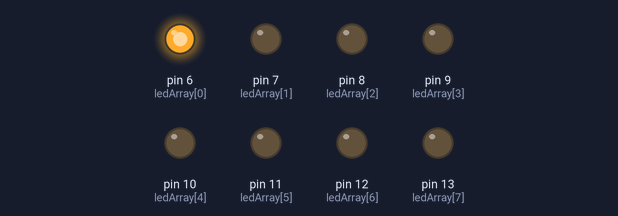
Simulated run of this sketch. Board: Arduino Uno, built with avr-gcc and run on an emulated ATmega328P. Parts: output pins drawn as LEDs (lit = HIGH).

Above: at 0.1 s.
At 0.9 s:
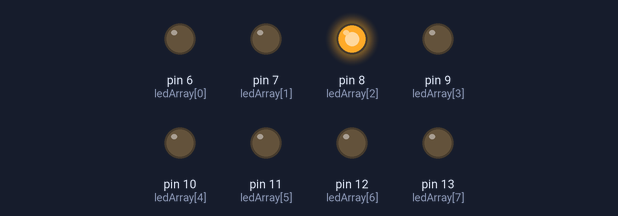
At 1.9 s:
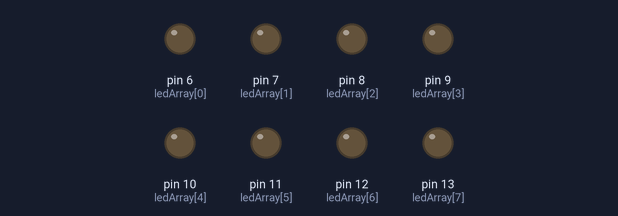
At 4.1 s:
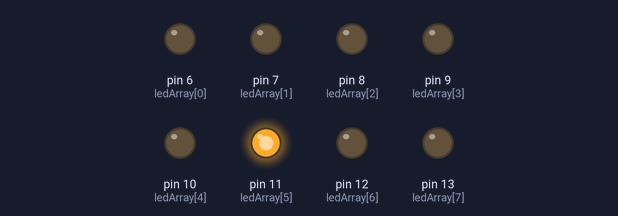
At 5.7 s:
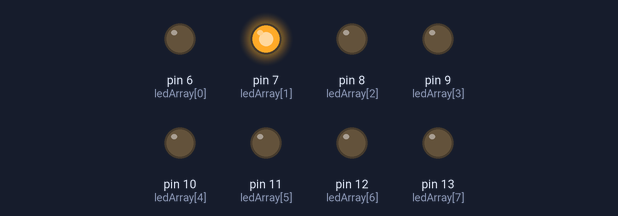
At 8.1 s:
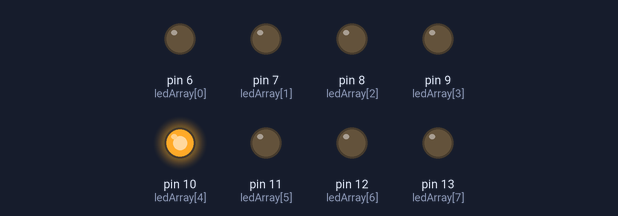
Timing chart, 0 to 8.4 s (numbered marks = the images above):
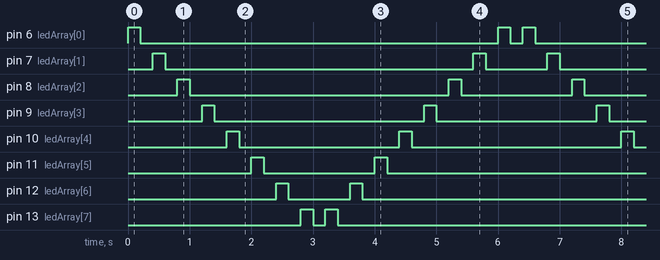

The sketch:

knight_rider.ino
```cpp
int ledArray[] = {6, 7, 8, 9, 10, 11, 12, 13};
int i = 0;
int delaytime = 200;

void setup(){
  for (i=0;i<8;i++) {
    pinMode(ledArray[i], OUTPUT);
  }
}

void loop() {
  for (i=0;i<8;i++) {
   digitalWrite(ledArray[i], HIGH);
   delay(delaytime);
   digitalWrite(ledArray[i], LOW);
   delay(delaytime);
  }
  for (i=7;i>=0;i--) {
   digitalWrite(ledArray[i], HIGH);
   delay(delaytime);
   digitalWrite(ledArray[i], LOW);
   delay(delaytime);
  }
}
```

Measured:
- by itself, pin 6 (ledArray[0]): repeats every 6.4 s: LOW 5.8 s, HIGH 0.20 s, LOW 0.20 s, HIGH 0.20 s
- by itself, pin 7 (ledArray[1]): repeats every 6.4 s: LOW 5.0 s, HIGH 0.20 s, LOW 1.0 s, HIGH 0.20 s
- by itself, pin 8 (ledArray[2]): repeats every 6.4 s: LOW 4.2 s, HIGH 0.20 s, LOW 1.8 s, HIGH 0.20 s
- by itself, pin 9 (ledArray[3]): repeats every 6.4 s: LOW 3.4 s, HIGH 0.20 s, LOW 2.6 s, HIGH 0.20 s
- by itself, pin 10 (ledArray[4]): repeats every 6.4 s: LOW 2.6 s, HIGH 0.20 s, LOW 3.4 s, HIGH 0.20 s
- by itself, pin 11 (ledArray[5]): repeats every 6.4 s: LOW 1.8 s, HIGH 0.20 s, LOW 4.2 s, HIGH 0.20 s
- by itself, pin 12 (ledArray[6]): repeats every 6.4 s: LOW 1.0 s, HIGH 0.20 s, LOW 5.0 s, HIGH 0.20 s
- by itself, pin 13 (ledArray[7]): repeats every 6.4 s: LOW 0.20 s, HIGH 0.20 s, LOW 5.8 s, HIGH 0.20 s
